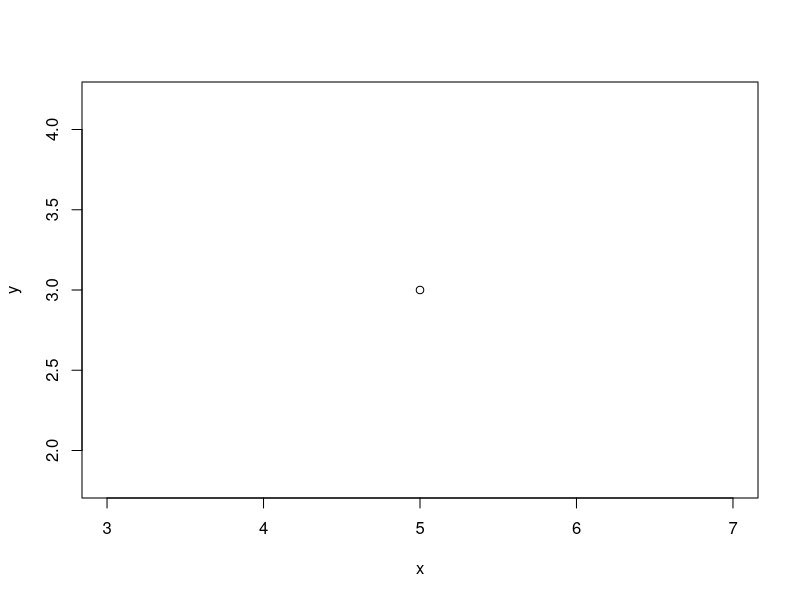

Reproduce this figure in R.
x <- 5
y <- 3

z <- x + y

pdf("server_test.pdf")
plot(x = x, y = y)
dev.off()

save(x,y,z, file = "test_output.RData")

